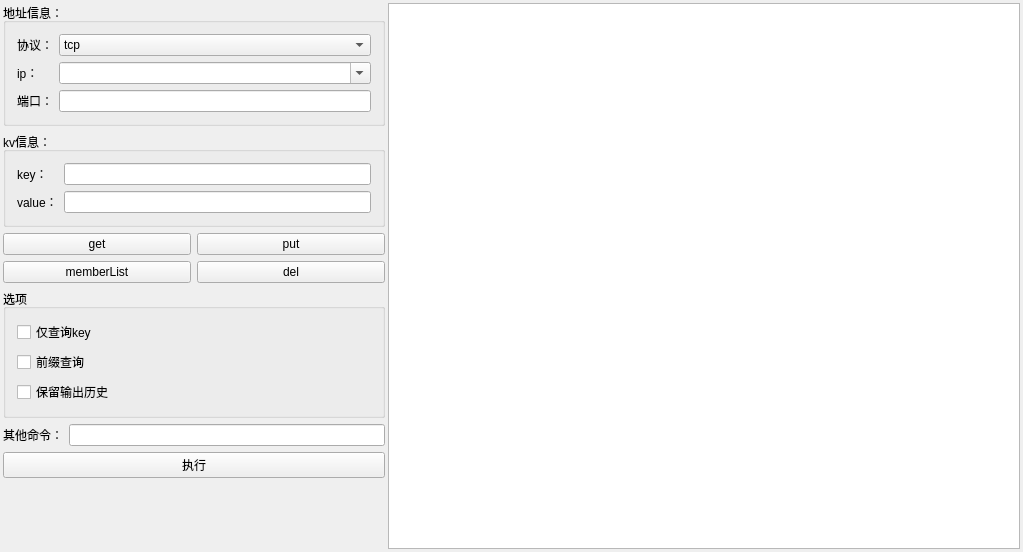
<?xml version="1.0" encoding="UTF-8"?>
<ui version="4.0">
 <class>MainWindow</class>
 <widget class="QMainWindow" name="MainWindow">
  <property name="geometry">
   <rect>
    <x>0</x>
    <y>0</y>
    <width>1023</width>
    <height>552</height>
   </rect>
  </property>
  <property name="windowTitle">
   <string>craftTool</string>
  </property>
  <widget class="QWidget" name="centralWidget">
   <layout class="QHBoxLayout" name="horizontalLayout_2" stretch="0,1">
    <property name="spacing">
     <number>3</number>
    </property>
    <property name="sizeConstraint">
     <enum>QLayout::SetDefaultConstraint</enum>
    </property>
    <property name="leftMargin">
     <number>3</number>
    </property>
    <property name="topMargin">
     <number>3</number>
    </property>
    <property name="rightMargin">
     <number>3</number>
    </property>
    <property name="bottomMargin">
     <number>3</number>
    </property>
    <item>
     <layout class="QVBoxLayout" name="verticalLayout_2">
      <item>
       <widget class="QGroupBox" name="groupBox_2">
        <property name="title">
         <string>地址信息：</string>
        </property>
        <layout class="QGridLayout" name="gridLayout_2">
         <item row="0" column="0">
          <widget class="QLabel" name="label_3">
           <property name="text">
            <string>协议：</string>
           </property>
          </widget>
         </item>
         <item row="0" column="1">
          <widget class="QComboBox" name="comboBox">
           <item>
            <property name="text">
             <string>tcp</string>
            </property>
           </item>
           <item>
            <property name="text">
             <string>udp</string>
            </property>
           </item>
          </widget>
         </item>
         <item row="1" column="0">
          <widget class="QLabel" name="label_4">
           <property name="text">
            <string>ip：</string>
           </property>
          </widget>
         </item>
         <item row="1" column="1">
          <widget class="QComboBox" name="ipcombox">
           <property name="editable">
            <bool>true</bool>
           </property>
          </widget>
         </item>
         <item row="2" column="0">
          <widget class="QLabel" name="label_5">
           <property name="text">
            <string>端口：</string>
           </property>
          </widget>
         </item>
         <item row="2" column="1">
          <widget class="QLineEdit" name="portEdit"/>
         </item>
        </layout>
       </widget>
      </item>
      <item>
       <widget class="QGroupBox" name="groupBox">
        <property name="title">
         <string>kv信息：</string>
        </property>
        <layout class="QGridLayout" name="gridLayout">
         <item row="0" column="0">
          <widget class="QLabel" name="label">
           <property name="text">
            <string>key：</string>
           </property>
          </widget>
         </item>
         <item row="0" column="1">
          <widget class="QLineEdit" name="keyEdit"/>
         </item>
         <item row="1" column="0">
          <widget class="QLabel" name="label_2">
           <property name="text">
            <string>value：</string>
           </property>
          </widget>
         </item>
         <item row="1" column="1">
          <widget class="QLineEdit" name="valueEdit"/>
         </item>
        </layout>
       </widget>
      </item>
      <item>
       <layout class="QGridLayout" name="gridLayout_3">
        <item row="0" column="0">
         <widget class="QPushButton" name="getBtn">
          <property name="text">
           <string>get</string>
          </property>
         </widget>
        </item>
        <item row="0" column="1">
         <widget class="QPushButton" name="putBtn">
          <property name="text">
           <string>put</string>
          </property>
         </widget>
        </item>
        <item row="1" column="0">
         <widget class="QPushButton" name="listbtn">
          <property name="text">
           <string>memberList</string>
          </property>
         </widget>
        </item>
        <item row="1" column="1">
         <widget class="QPushButton" name="delbtn">
          <property name="text">
           <string>del</string>
          </property>
         </widget>
        </item>
       </layout>
      </item>
      <item>
       <widget class="QGroupBox" name="groupBox_3">
        <property name="title">
         <string>选项</string>
        </property>
        <layout class="QVBoxLayout" name="verticalLayout">
         <item>
          <widget class="QCheckBox" name="keybox">
           <property name="text">
            <string>仅查询key</string>
           </property>
          </widget>
         </item>
         <item>
          <widget class="QCheckBox" name="prebox">
           <property name="text">
            <string>前缀查询</string>
           </property>
          </widget>
         </item>
         <item>
          <widget class="QCheckBox" name="histroyBox">
           <property name="text">
            <string>保留输出历史</string>
           </property>
          </widget>
         </item>
        </layout>
       </widget>
      </item>
      <item>
       <layout class="QHBoxLayout" name="horizontalLayout">
        <item>
         <widget class="QLabel" name="label_6">
          <property name="text">
           <string>其他命令：</string>
          </property>
         </widget>
        </item>
        <item>
         <widget class="QLineEdit" name="cmdEdit"/>
        </item>
       </layout>
      </item>
      <item>
       <widget class="QPushButton" name="cmdbtn">
        <property name="text">
         <string>执行</string>
        </property>
       </widget>
      </item>
      <item>
       <spacer name="verticalSpacer_2">
        <property name="orientation">
         <enum>Qt::Vertical</enum>
        </property>
        <property name="sizeHint" stdset="0">
         <size>
          <width>382</width>
          <height>13</height>
         </size>
        </property>
       </spacer>
      </item>
     </layout>
    </item>
    <item>
     <widget class="TextEdit" name="textEdit">
      <property name="font">
       <font>
        <pointsize>16</pointsize>
       </font>
      </property>
     </widget>
    </item>
   </layout>
  </widget>
 </widget>
 <layoutdefault spacing="6" margin="11"/>
 <customwidgets>
  <customwidget>
   <class>TextEdit</class>
   <extends>QTextEdit</extends>
   <header>TextEdit.h</header>
  </customwidget>
 </customwidgets>
 <resources/>
 <connections/>
</ui>
